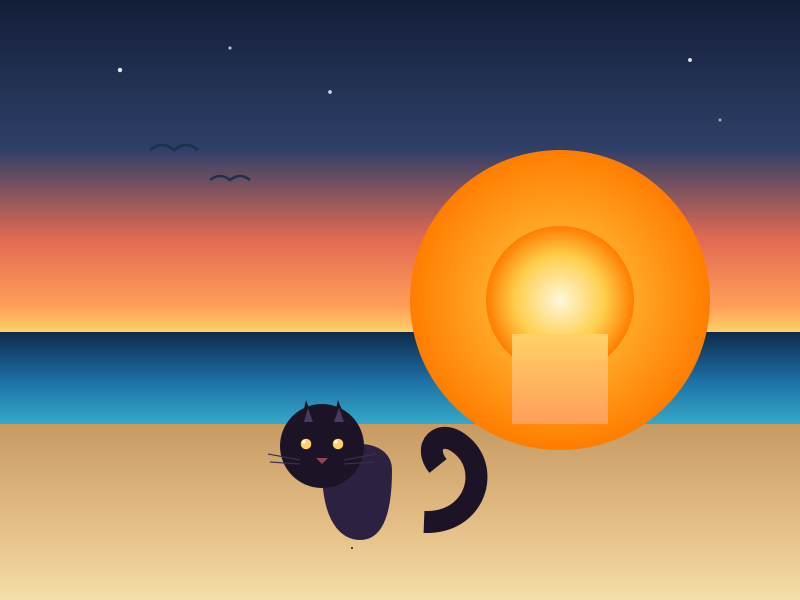
#> input picture theloop/scripts/scene_cat_beach_sunset.png, 800 x 600 px
$ python ascii_view.py scene_cat_beach_sunset.png scene_cat_beach_sunset.png 5 5
#> lines starting #> are read from the running program, lines starting #| are printed output that depends on the picture
#!/usr/bin/env python3
"""ascii_view.py -- render an image to ASCII art so you can "see" it when no
vision tool (image-reading model) is exposed in the environment.

Usage:
  python3 ascii_view.py image.png                      # full image, ~120x50
  python3 ascii_view.py image.png 0,360,470,585        # crop box x1,y1,x2,y2
  python3 ascii_view.py image.png 0,360,470,585 160 80 # crop box + output W H

Reads any PIL-supported image, converts to grayscale, maps luminance to
" .:-=+*#%@" (dark->bright) and prints a text rendering you can judge by eye.
Use a crop box + larger W H to zoom into a detail (e.g. a cat's head) so its
features (ears, eyes, tail) survive the low resolution.
"""
import sys


def main(argv):
    if len(argv) < 2:
        print("usage: ascii_view.py image.png [box x1,y1,x2,y2] [W H]")
        return 2
    try:
        from PIL import Image
    except Exception as e:  # noqa: BLE001
        print("PIL not available:", e)
        return 2

    path = argv[1]
    box = None
    if len(argv) > 2 and "," in argv[2]:
        box = tuple(int(x) for x in argv[2].split(","))
    w_out, h_out = (int(argv[3]), int(argv[4])) if len(argv) > 4 else (120, 50)

    im = Image.open(path).convert("L")
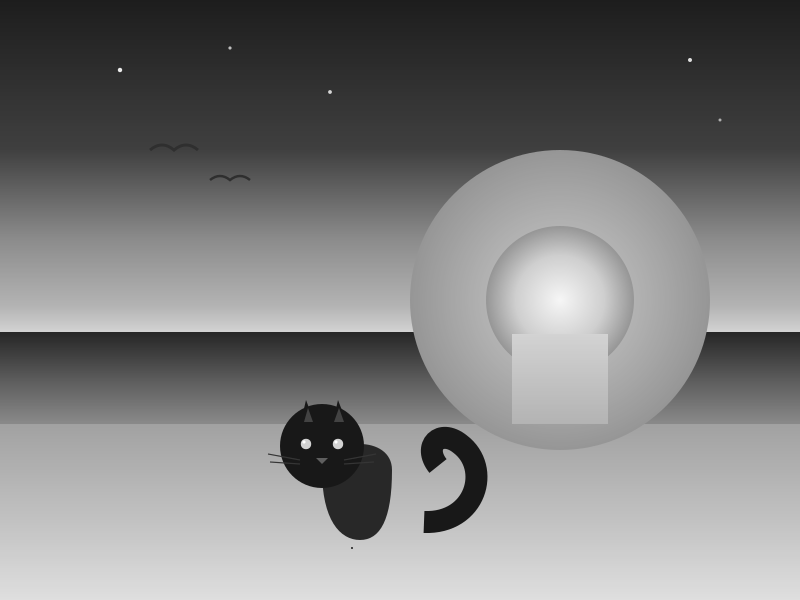
#> im: PIL image 800x600 L; min 24, max 255, mean 125.3
    if box:
        im = im.crop(box)
    im = im.resize((w_out, h_out))

    chars = " .:-=+*#%@"
    n = len(chars)
    raw = im.tobytes()  # 'L' mode: 1 byte/pixel, no getdata() needed
    grid = []
    for i in range(h_out):
        line = raw[i * w_out:(i + 1) * w_out]
        grid.append("".join(chars[min(int(b / 256 * n), n - 1)] for b in line))
#> after the loop, grid = ['.....', '---+-', '+++#+', '+==*+', '##*##']
    print(path)
    for line in grid:
        print(line)
#> this loop made 5 passes
    return 0


if __name__ == "__main__":
    sys.exit(main(sys.argv))
#> (the program exits here)
